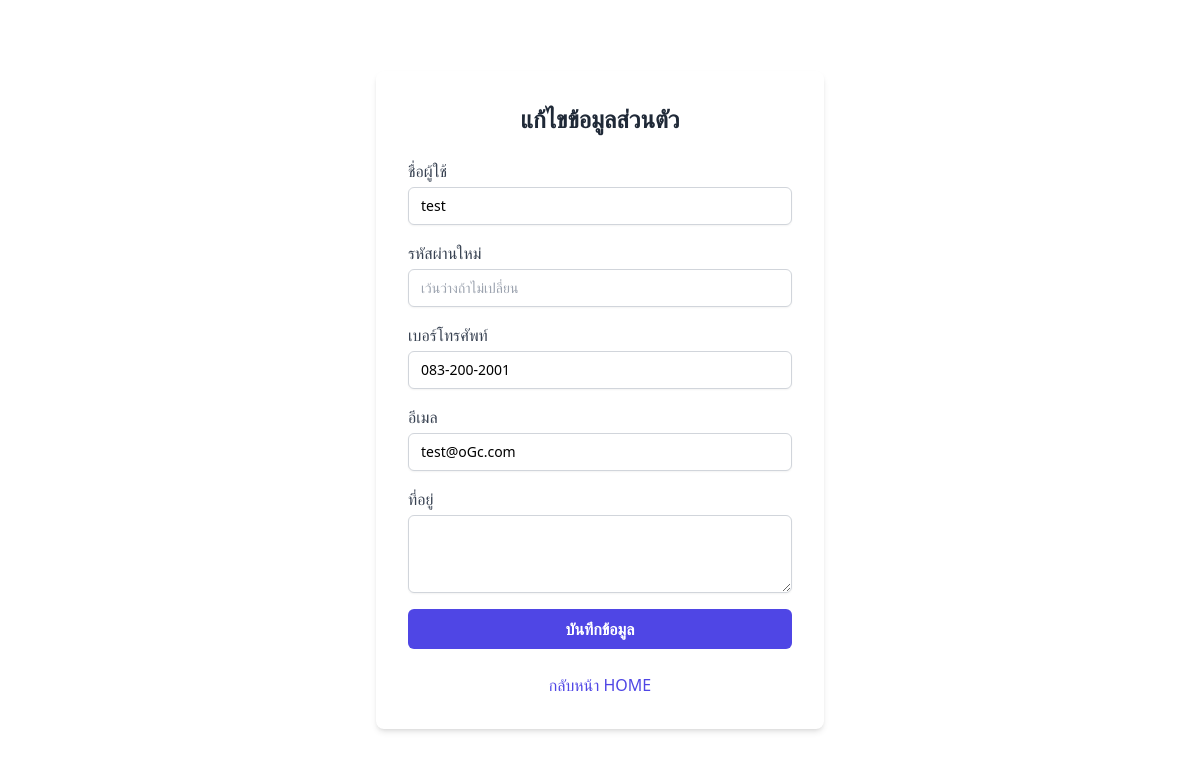
Page /edit_profile.php (signed in) on the committed database.
### tables this page shows
CREATE TABLE `users` (
  `id` int(11) NOT NULL,
  `username` varchar(50) NOT NULL,
  `password` varchar(255) NOT NULL,
  `role` enum('user','admin') DEFAULT 'user',
  `phone` varchar(20) DEFAULT NULL,
  `email` varchar(100) DEFAULT NULL,
  `address` text DEFAULT NULL
);

### edit_profile.php (the view, shortened to what this page needs)
<?php
include 'db_connect.php';
$stmt = $conn->prepare("SELECT id, username, phone, email, address FROM users WHERE username = ?");
$stmt->bind_param("s", $_SESSION['username']);
$stmt->execute();
$result = $stmt->get_result();
$user = $result->fetch_assoc();
?>
<!DOCTYPE html>
<html lang="th">
<head>
    <script src="https://cdn.tailwindcss.com"></script>
</head>
<body class="flex items-center justify-center min-h-screen">
    <div class="bg-white p-8 rounded-lg shadow-md w-full max-w-md">
        <h2 class="text-2xl font-semibold text-center mb-6 text-gray-800">แก้ไขข้อมูลส่วนตัว</h2>
        <form method="POST" action="" class="space-y-4">
            <div>
                <label for="username" class="block text-gray-700 font-medium mb-1">ชื่อผู้ใช้</label>
                <input type="text" name="username" id="username" value="<?php echo htmlspecialchars($user['username']); ?>" required
                       class="mt-1 block w-full px-3 py-2 bg-white border border-gray-300 rounded-md shadow-sm focus:outline-none focus:ring-indigo-500 focus:border-indigo-500 sm:text-sm">
            </div>
            <div>
                <label for="password" class="block text-gray-700 font-medium mb-1">รหัสผ่านใหม่</label>
                <input type="password" name="password" id="password" placeholder="เว้นว่างถ้าไม่เปลี่ยน"
                       class="mt-1 block w-full px-3 py-2 bg-white border border-gray-300 rounded-md shadow-sm focus:outline-none focus:ring-indigo-500 focus:border-indigo-500 sm:text-sm">
            </div>
            <div>
                <label for="phone" class="block text-gray-700 font-medium mb-1">เบอร์โทรศัพท์</label>
                <input type="text" name="phone" id="phone" value="<?php echo htmlspecialchars($user['phone']); ?>"
                       class="mt-1 block w-full px-3 py-2 bg-white border border-gray-300 rounded-md shadow-sm focus:outline-none focus:ring-indigo-500 focus:border-indigo-500 sm:text-sm">
            </div>
            <div>
                <label for="email" class="block text-gray-700 font-medium mb-1">อีเมล</label>
                <input type="email" name="email" id="email" value="<?php echo htmlspecialchars($user['email']); ?>"
                       class="mt-1 block w-full px-3 py-2 bg-white border border-gray-300 rounded-md shadow-sm focus:outline-none focus:ring-indigo-500 focus:border-indigo-500 sm:text-sm">
            </div>
            <div>
                <label for="address" class="block text-gray-700 font-medium mb-1">ที่อยู่</label>
                <textarea name="address" id="address" rows="3"
                          class="mt-1 block w-full px-3 py-2 bg-white border border-gray-300 rounded-md shadow-sm focus:outline-none focus:ring-indigo-500 focus:border-indigo-500 sm:text-sm"><?php echo htmlspecialchars($user['address']); ?></textarea>
            </div>
            <div class="flex justify-center">
                <button type="submit"
                        class="w-full bg-indigo-600 hover:bg-indigo-700 text-white font-bold py-2 px-4 rounded-md focus:outline-none focus:ring-2 focus:ring-offset-2 focus:ring-indigo-500 transition-colors duration-200">
                    บันทึกข้อมูล
                </button>
            </div>
        </form>
        <a href="user_index.php" class="block text-center mt-6 text-indigo-600 hover:underline">
            กลับหน้า HOME
        </a>
    </div>
</body>
</html>

### rows in the picture
users: username "test", phone "083-200-2001", email "test@oGc.com"
